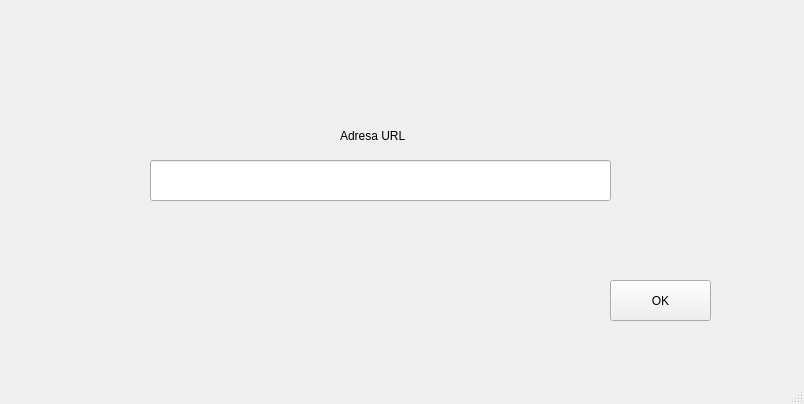
<?xml version="1.0" encoding="UTF-8"?>
<ui version="4.0">
 <class>HttpGet</class>
 <widget class="QMainWindow" name="HttpGet">
  <property name="geometry">
   <rect>
    <x>0</x>
    <y>0</y>
    <width>804</width>
    <height>404</height>
   </rect>
  </property>
  <property name="windowTitle">
   <string>MainWindow</string>
  </property>
  <widget class="QWidget" name="centralwidget">
   <widget class="QLineEdit" name="lineEdit">
    <property name="geometry">
     <rect>
      <x>150</x>
      <y>160</y>
      <width>461</width>
      <height>41</height>
     </rect>
    </property>
   </widget>
   <widget class="QLabel" name="label">
    <property name="geometry">
     <rect>
      <x>340</x>
      <y>120</y>
      <width>91</width>
      <height>31</height>
     </rect>
    </property>
    <property name="text">
     <string>Adresa URL</string>
    </property>
   </widget>
   <widget class="QPushButton" name="pushButton">
    <property name="geometry">
     <rect>
      <x>610</x>
      <y>280</y>
      <width>101</width>
      <height>41</height>
     </rect>
    </property>
    <property name="text">
     <string>OK</string>
    </property>
   </widget>
  </widget>
  <widget class="QMenuBar" name="menubar">
   <property name="geometry">
    <rect>
     <x>0</x>
     <y>0</y>
     <width>804</width>
     <height>26</height>
    </rect>
   </property>
  </widget>
  <widget class="QStatusBar" name="statusbar"/>
 </widget>
 <resources/>
 <connections/>
</ui>
